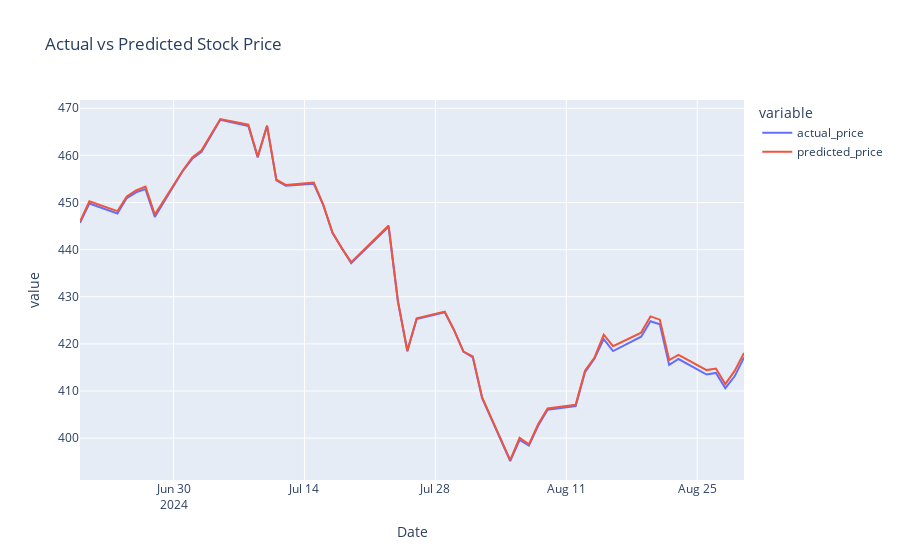

This figure's notebook cell:
### Code cell
#Combine predicted price and actual price into a dataframe for visualization

combined_df = pd.DataFrame({
    'actual_price' : y_test,
    'predicted_price': y_pred
})

#Visualize
fig = px.line(combined_df, title='Actual vs Predicted Stock Price')

fig.show()
